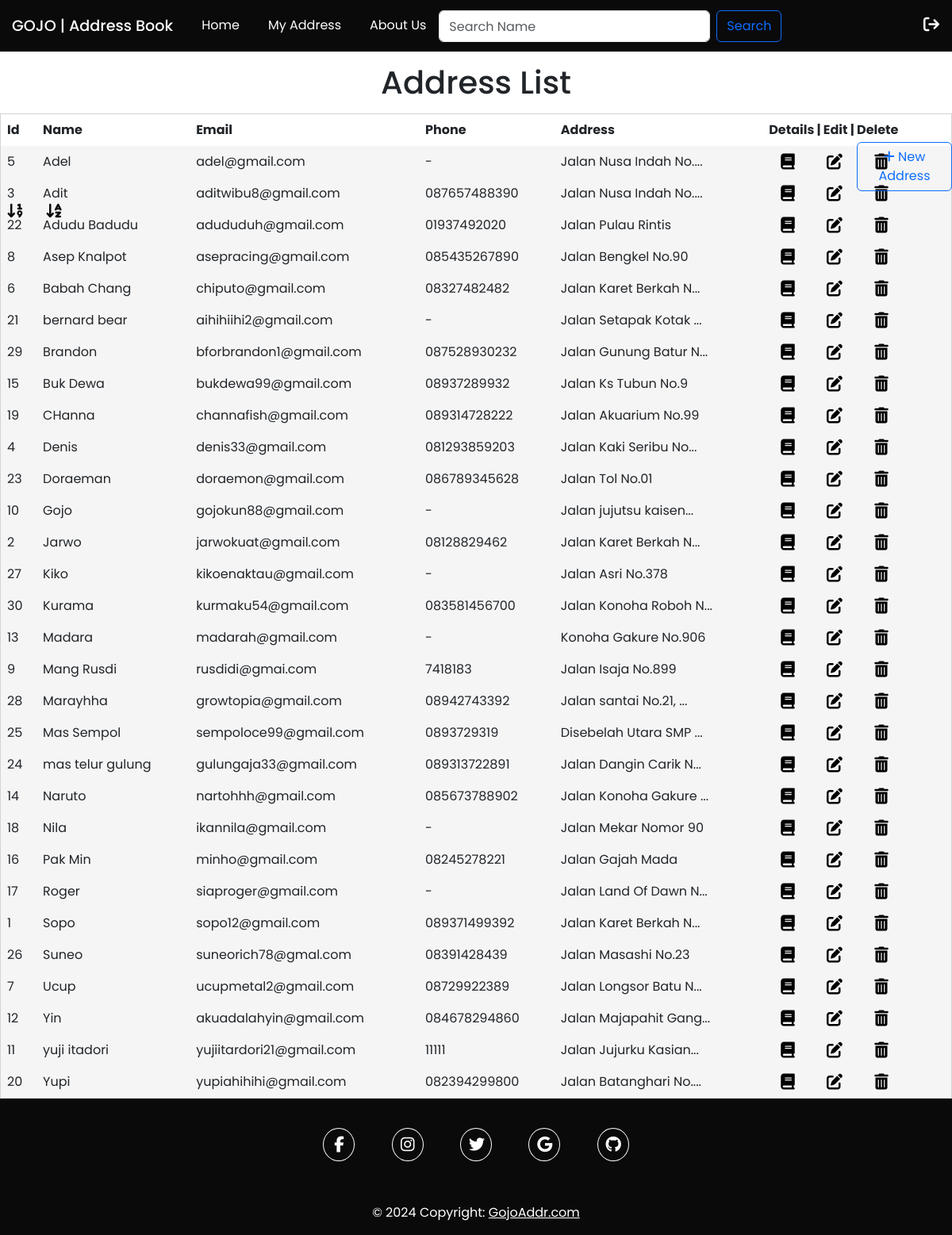
Page /myaddress.php?sort=name (signed in) on the committed database.
### tables this page shows
CREATE TABLE `testing1` (
  `id` int(11) NOT NULL,
  `user_id` int(11) NOT NULL,
  `name` varchar(100) NOT NULL,
  `email` varchar(100) DEFAULT NULL,
  `birthday` date DEFAULT NULL,
  `phone` varchar(20) DEFAULT NULL,
  `relationship` varchar(50) DEFAULT NULL,
  `address` varchar(255) DEFAULT NULL
);

### myaddress_process.php (the view, shortened to what this page needs)
<?php
require_once 'db_connection.php';
$username = $_SESSION['username'];
if(isset($_GET['search']) && !empty($_GET['search'])){
    $search = $_GET['search'];
    $query = "SELECT id, name, email, phone, address FROM $username WHERE id LIKE '%$search%' OR name LIKE '%$search%' OR email LIKE '%$search%' OR phone LIKE '%$search%' OR address LIKE '%$search%'";
} else {
    $query = "SELECT id, name, email, phone, address FROM $username";
}
if (isset($_GET['sort']) && $_GET['sort'] == 'name') {
    $query .= " ORDER BY name ASC";
}
$result = mysqli_query($mysqli, $query);
if (mysqli_num_rows($result) > 0) {
    while ($row = mysqli_fetch_assoc($result)) {
        $address = (strlen($row['address']) > 20) ? substr($row['address'], 0, 20) . '...' : $row['address'];
        echo "<tr class='address-tr'>";
        echo "<td>" . $row['id'] . "</td>";
        echo "<td>" . $row['name'] . "</td>";
        echo "<td>" . $row['email'] . "</td>";
        echo "<td>" . $row['phone'] . "</td>";
        echo "<td>" . $address . "</td>";
        $icon_book = "fa-solid fa-book fa-lg";
        $icon_edit = "fa-solid fa-pen-to-square fa-lg";
        $icon_delete = "fa-solid fa-trash-can fa-lg";
        echo "<td><a class='$icon_book' href='address_details.php?id=" . $row['id'] . "'></a>
        <a class='$icon_edit' href='edit_address.php?id=" . $row['id'] . "'></a>
        <a class='$icon_delete' href='delete_address.php?id=" . $row['id'] . "' onclick='return confirmDel()'></a></td>";
        echo "</tr>";
    }
}
?>

### style.css (style rules this page uses)
* { font-family: Poppins, sans-serif; }
html, body { height: 100%; margin: 0; padding: 0; }
table, th, td { border: 1px solid lightgray; }
th, td { padding: 8px; text-align: left; }
a { text-decoration: none; }
#address-table table a { margin-left: 15px; margin-right: 21px; color:black; text-decoration: none; transition: .2s linear; }

### rows in the picture
testing1: id "5", name "Adel", email "adel@gmail.com", phone "-", address "Jalan Nusa Indah No...."
testing1: id "3", name "Adit", email "aditwibu8@gmail.com", phone "087657488390", address "Jalan Nusa Indah No...."
testing1: id "22", name "Adudu Badudu", email "adududuh@gmail.com", phone "01937492020", address "Jalan Pulau Rintis"
testing1: id "8", name "Asep Knalpot", email "asepracing@gmail.com", phone "085435267890", address "Jalan Bengkel No.90"
testing1: id "6", name "Babah Chang", email "chiputo@gmail.com", phone "08327482482", address "Jalan Karet Berkah N..."
testing1: id "21", name "bernard bear", email "aihihiihi2@gmail.com", phone "-", address "Jalan Setapak Kotak ..."
testing1: id "29", name "Brandon", email "bforbrandon1@gmail.com", phone "087528930232", address "Jalan Gunung Batur N..."
testing1: id "15", name "Buk Dewa", email "bukdewa99@gmail.com", phone "08937289932", address "Jalan Ks Tubun No.9"
testing1: id "19", name "CHanna", email "channafish@gmail.com", phone "089314728222", address "Jalan Akuarium No.99"
testing1: id "4", name "Denis", email "denis33@gmail.com", phone "081293859203", address "Jalan Kaki Seribu No..."
testing1: id "23", name "Doraeman", email "doraemon@gmail.com", phone "086789345628", address "Jalan Tol No.01"
testing1: id "10", name "Gojo", email "gojokun88@gmail.com", phone "-", address "Jalan jujutsu kaisen..."
testing1: id "2", name "Jarwo", email "jarwokuat@gmail.com", phone "08128829462", address "Jalan Karet Berkah N..."
testing1: id "27", name "Kiko", email "kikoenaktau@gmail.com", phone "-", address "Jalan Asri No.378"
testing1: id "30", name "Kurama", email "kurmaku54@gmail.com", phone "083581456700", address "Jalan Konoha Roboh N..."
testing1: id "13", name "Madara", email "madarah@gmail.com", phone "-", address "Konoha Gakure No.906"
testing1: id "9", name "Mang Rusdi", email "rusdidi@gmai.com", phone "7418183", address "Jalan Isaja No.899"
testing1: id "28", name "Marayhha", email "growtopia@gmail.com", phone "08942743392", address "Jalan santai No.21, ..."
testing1: id "25", name "Mas Sempol", email "sempoloce99@gmail.com", phone "0893729319", address "Disebelah Utara SMP ..."
testing1: id "24", name "mas telur gulung", email "gulungaja33@gmail.com", phone "089313722891", address "Jalan Dangin Carik N..."
testing1: id "14", name "Naruto", email "nartohhh@gmail.com", phone "085673788902", address "Jalan Konoha Gakure ..."
testing1: id "18", name "Nila", email "ikannila@gmail.com", phone "-", address "Jalan Mekar Nomor 90"
testing1: id "16", name "Pak Min", email "minho@gmail.com", phone "08245278221", address "Jalan Gajah Mada"
testing1: id "17", name "Roger", email "siaproger@gmail.com", phone "-", address "Jalan Land Of Dawn N..."
testing1: id "1", name "Sopo", email "sopo12@gmail.com", phone "089371499392", address "Jalan Karet Berkah N..."
testing1: id "26", name "Suneo", email "suneorich78@gmal.com", phone "08391428439", address "Jalan Masashi No.23"
testing1: id "7", name "Ucup", email "ucupmetal2@gmail.com", phone "08729922389", address "Jalan Longsor Batu N..."
testing1: id "12", name "Yin", email "akuadalahyin@gmail.com", phone "084678294860", address "Jalan Majapahit Gang..."
testing1: id "11", name "yuji itadori", email "yujiitardori21@gmail.com", phone "11111", address "Jalan Jujurku Kasian..."
testing1: id "20", name "Yupi", email "yupiahihihi@gmail.com", phone "082394299800", address "Jalan Batanghari No...."
